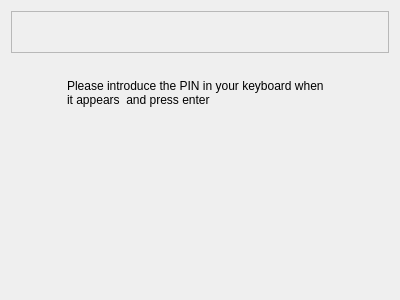
<?xml version="1.0" encoding="UTF-8"?>
<ui version="4.0">
 <class>KeyboardPairing</class>
 <widget class="QWidget" name="KeyboardPairing">
  <property name="geometry">
   <rect>
    <x>0</x>
    <y>0</y>
    <width>400</width>
    <height>300</height>
   </rect>
  </property>
  <layout class="QVBoxLayout" name="verticalLayout">
   <item>
    <widget class="QFrame" name="frame">
     <property name="frameShape">
      <enum>QFrame::StyledPanel</enum>
     </property>
     <property name="frameShadow">
      <enum>QFrame::Raised</enum>
     </property>
     <layout class="QHBoxLayout" name="horizontalLayout_2">
      <item>
       <spacer name="horizontalSpacer_3">
        <property name="orientation">
         <enum>Qt::Horizontal</enum>
        </property>
        <property name="sizeHint" stdset="0">
         <size>
          <width>40</width>
          <height>20</height>
         </size>
        </property>
       </spacer>
      </item>
      <item>
       <widget class="QLabel" name="pinNumber">
        <property name="minimumSize">
         <size>
          <width>22</width>
          <height>22</height>
         </size>
        </property>
        <property name="frameShape">
         <enum>QFrame::NoFrame</enum>
        </property>
        <property name="frameShadow">
         <enum>QFrame::Raised</enum>
        </property>
        <property name="lineWidth">
         <number>0</number>
        </property>
        <property name="text">
         <string/>
        </property>
       </widget>
      </item>
      <item>
       <spacer name="horizontalSpacer_4">
        <property name="orientation">
         <enum>Qt::Horizontal</enum>
        </property>
        <property name="sizeHint" stdset="0">
         <size>
          <width>40</width>
          <height>20</height>
         </size>
        </property>
       </spacer>
      </item>
     </layout>
    </widget>
   </item>
   <item>
    <spacer name="verticalSpacer_2">
     <property name="orientation">
      <enum>Qt::Vertical</enum>
     </property>
     <property name="sizeType">
      <enum>QSizePolicy::Fixed</enum>
     </property>
     <property name="sizeHint" stdset="0">
      <size>
       <width>20</width>
       <height>20</height>
      </size>
     </property>
    </spacer>
   </item>
   <item>
    <layout class="QHBoxLayout" name="horizontalLayout">
     <item>
      <spacer name="horizontalSpacer">
       <property name="orientation">
        <enum>Qt::Horizontal</enum>
       </property>
       <property name="sizeHint" stdset="0">
        <size>
         <width>40</width>
         <height>20</height>
        </size>
       </property>
      </spacer>
     </item>
     <item>
      <widget class="QLabel" name="label_2">
       <property name="text">
        <string>Please introduce the PIN in your keyboard when it appears  and press enter</string>
       </property>
       <property name="wordWrap">
        <bool>true</bool>
       </property>
      </widget>
     </item>
     <item>
      <spacer name="horizontalSpacer_2">
       <property name="orientation">
        <enum>Qt::Horizontal</enum>
       </property>
       <property name="sizeHint" stdset="0">
        <size>
         <width>40</width>
         <height>20</height>
        </size>
       </property>
      </spacer>
     </item>
    </layout>
   </item>
   <item>
    <spacer name="verticalSpacer">
     <property name="orientation">
      <enum>Qt::Vertical</enum>
     </property>
     <property name="sizeHint" stdset="0">
      <size>
       <width>20</width>
       <height>40</height>
      </size>
     </property>
    </spacer>
   </item>
  </layout>
 </widget>
 <resources/>
 <connections/>
</ui>
